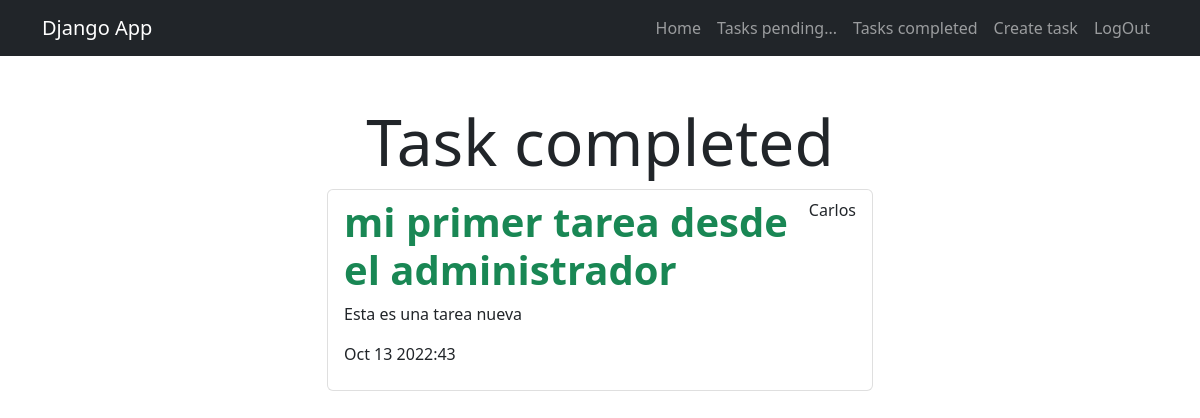
Page /tasks_completed (signed in) on the earlier database version.
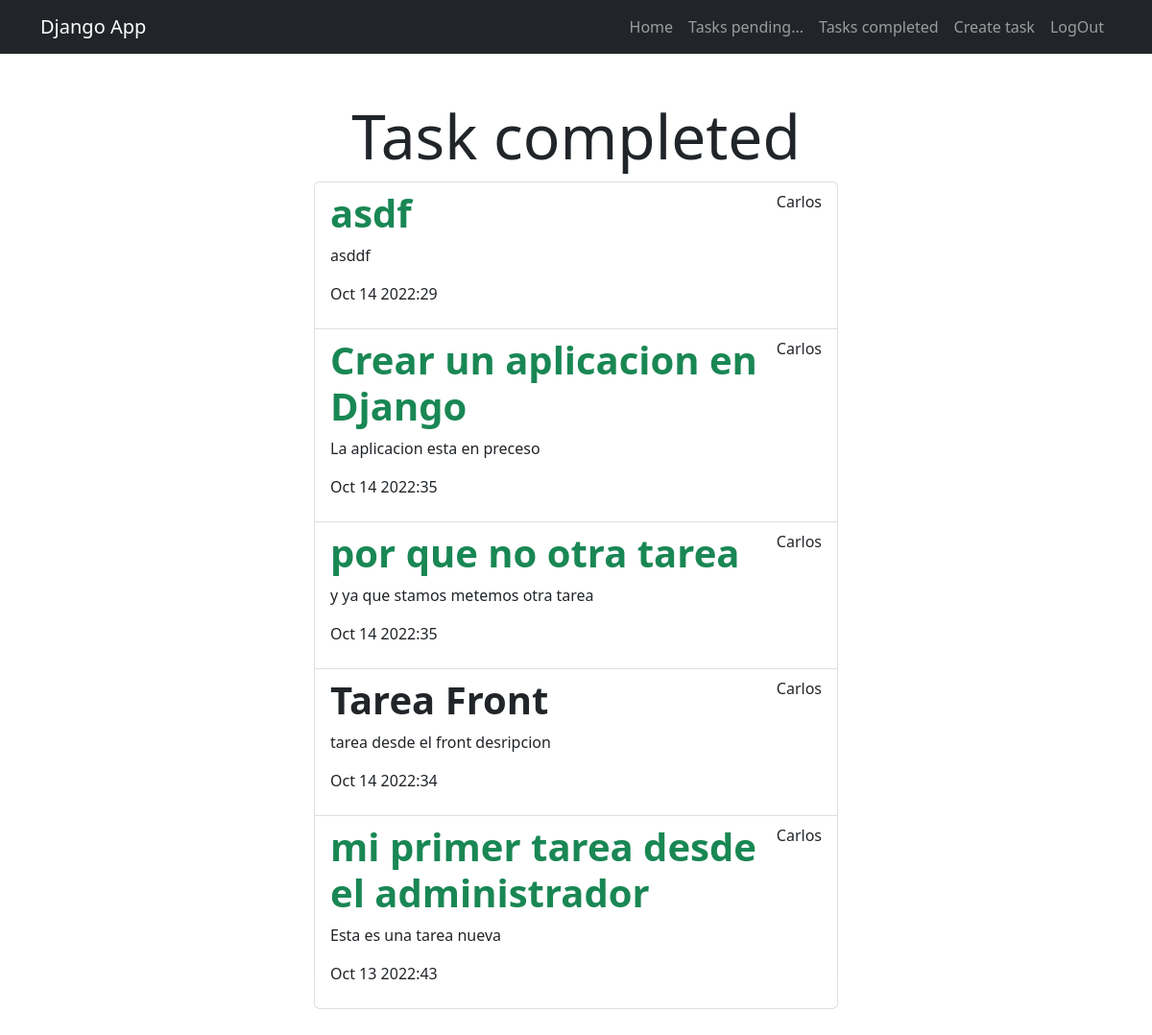
Same page on the later database version.
### tasks/models.py (models this page shows, shortened)
class Task(models.Model):
    title = models.CharField(max_length=200)
    description = models.TextField(blank=True)
    created = models.DateTimeField(auto_now_add=True)
    datecompleted = models.DateTimeField(null=True, blank = True)
    important = models.BooleanField(default=False)
    user = models.ForeignKey(User, on_delete=models.CASCADE)

### tasks/views.py (the view)
# urls.py: path('tasks_completed', views.tasks_completed, name='tasks_completed'),
@login_required
def tasks_completed(request):
    tasks = Task.objects.filter(
        user=request.user, datecompleted__isnull=False).order_by('-datecompleted')
    return render(request, 'tasks_completed.html', {
        'tasks': tasks
    })

### tasks/templates/tasks_completed.html
{% extends 'base.html' %}
{% block content %}
<main class="container">
    <div class="row">
        <div class="col-md-6 offset-md-3 py-5">
            <h1 class="text-center display-3">Task completed</h1>
            <ul class="list-group">
                {% for task in tasks %}
                <a class="list-group-item" href="{% url 'task_detail' task.id %}">
                        <header class="d-flex justify-content-between">
                            {% if task.important %}
                            <h1 class="fw-bold text-success">{{task.title}}</h1>
                            {% else %}
                            <h1 class="fw-bold">{{task.title}}</h1>
                            {% endif %}
                            <p>{{task.user.username}}</p>
                        </header>
                            <p>{{task.description}}</p>
                            <p>{{task.datecompleted|date:'M j Y:i'}}</p>
                </a>
                {% endfor %}
            </ul>
        </div>
    </div>
</main>
{% endblock %}

Differences in the rows shown:
added Task: title "asdf", user.username "Carlos", description "asddf", datecompleted "Oct 14 2022:29"
added Task: title "Crear un aplicacion en Django", user.username "Carlos", description "La aplicacion esta en preceso", datecompleted "Oct 14 2022:35"
added Task: title "por que no otra tarea", user.username "Carlos", description "y ya que stamos metemos otra tarea", datecompleted "Oct 14 2022:35"
now on this page (row edited): Task: title "Tarea Front", user.username "Carlos", description "tarea desde el front desripcion", datecompleted "Oct 14 2022:34"
